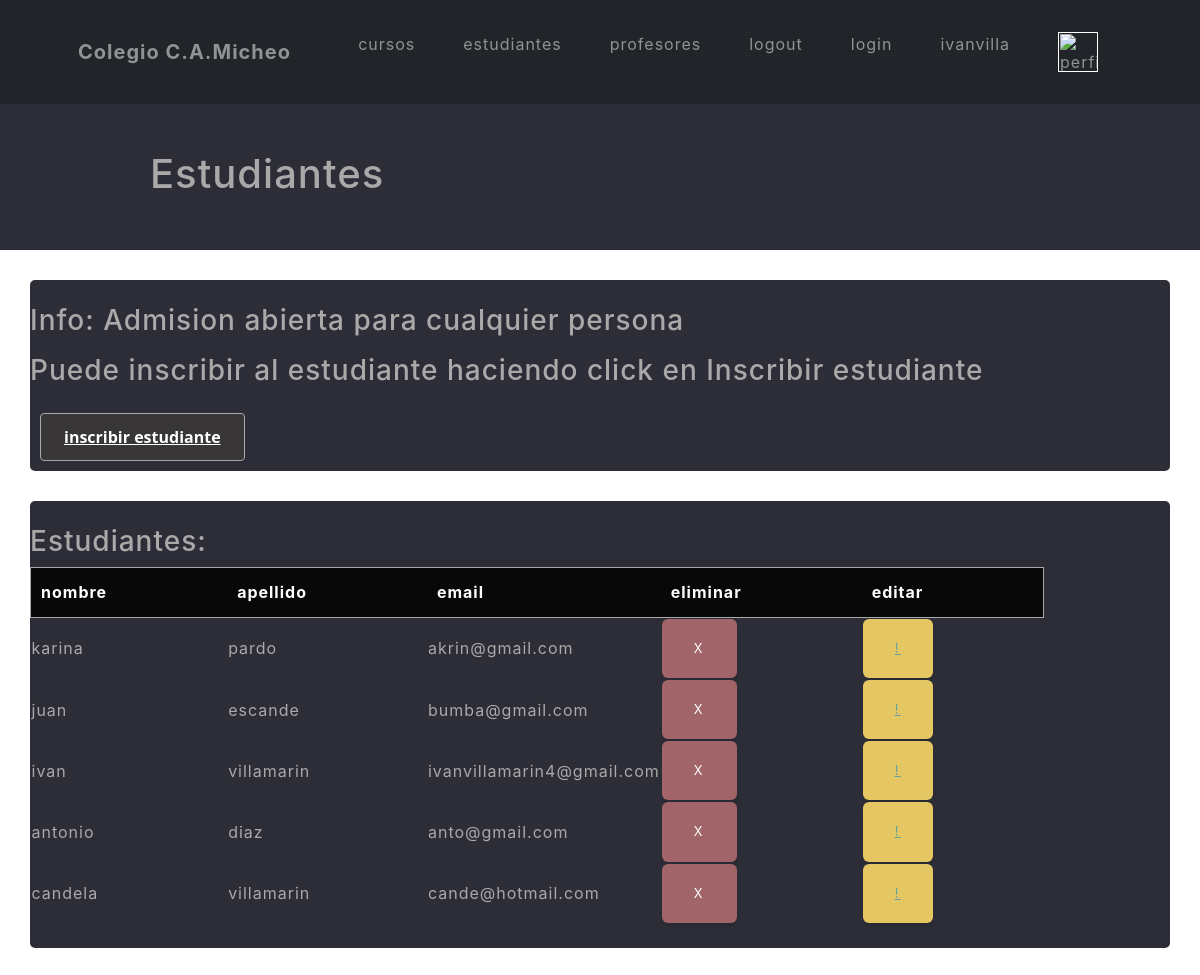
The page /estudiantes (signed in) on the database as committed earlier.
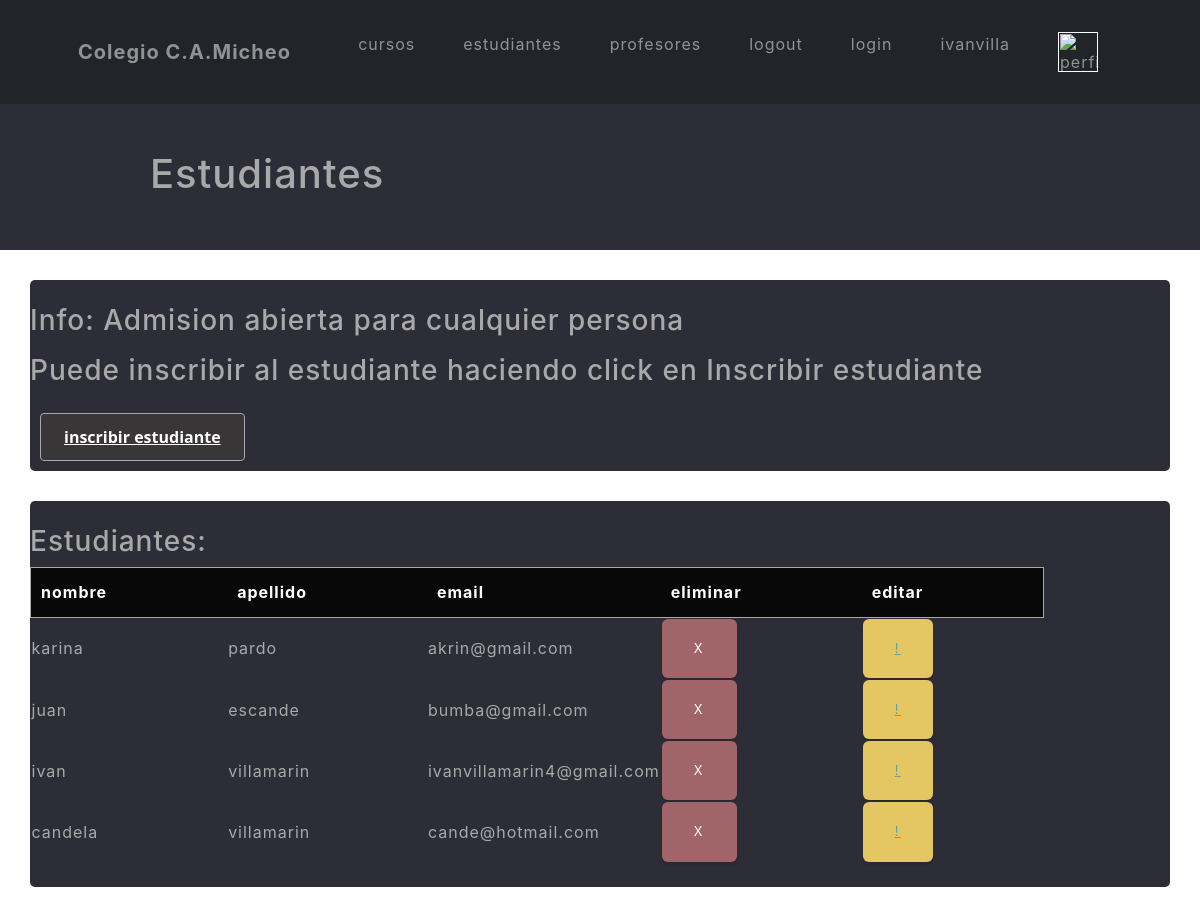
The same page on the database as committed later.
### App/models.py (models this page shows, shortened)
class Estudiante(models.Model):
    nombre = models.CharField(max_length=30)
    apellido = models.CharField(max_length=30)
    email = models.EmailField()

### App/views.py (the view)
# urls.py: path('estudiantes', estudiantes, name="estudiantes"),
@login_required
def estudiantes(request):
    Estudiantes = Estudiante.objects.all()
    return render(request, "App/estudiantes.html", {"Estudiantes":Estudiantes})

### App/templates/App/estudiantes.html (shortened to what this page needs)
<div>
    {% extends "App/inicio.html" %}
    {% load static %}
        {% block contenidoQueCambia %}
        <div class="titulo">
            <h1 style="padding: 150px" >Estudiantes</h1>
        </div>
        <div style="margin: 30px;" style="padding: 40px;" class="info">
            <br>
            <h3><p style="color: darkgray;">Info: Admision abierta para cualquier persona</p></h3>
            <h3> <p style="color: darkgray;" > Puede inscribir al estudiante haciendo click en Inscribir estudiante </p> </h3>
            <button id="bottone5"> <a style="color: white;" href="/App/setEstudiante">inscribir estudiante</a></button>
            <br>
        </div>
        <div class="info" style="margin: 30px;" style="padding: 30px;" >
            <br>
            <h3 style="color: darkgrey;" style="margin: 20px;" >Estudiantes:</h3>
            <table style="color: darkgrey;" id="tablaComp">
                <tr id="tablaEst">
                    <th>nombre</th>
                    <th>apellido</th>
                    <th>email</th>
                    <th>eliminar</th>
                    <th>editar</th>
                </tr>
                    {% for estudiante in Estudiantes %}
                    <tr>
                        <td>{{estudiante.nombre}}</td>
                        <td>{{estudiante.apellido}}</td>
                        <td>{{estudiante.email}}</td>
                        <td><button class="btn btn-danger btnEliminar"><a href="{% url 'eliminarEstudiante' estudiante.nombre %}">X</a></button></td>
                        <td><button class="btn btn-warning btnEditar"><a href="{% url 'editarEstudiante' estudiante.nombre %}">!</a></button></td>
                    </tr>
                    {% endfor %}
            </table>
            <br>
        </div>
        {% endblock %}

### App/templates/App/inicio.html (shortened to what this page needs)
<!DOCTYPE html>
<html lang="en">
<head>
    {% load static %}
    <link href="{% static 'AppEstilos/css/styles.css'%}" rel="stylesheet"/>
    <link href="{% static 'AppEstilos/css/estilo.css'%}" rel="stylesheet"/>
</head>
<body>
    <nav class="navbar navbar-expand-lg fixed-top bg-dark" id="mainNav">
        <div class="container px-4 px-lg-5">
            <a class="navbar-brand" href="#page-top">Colegio C.A.Micheo </a>
            <div class="collapse navbar-collapse" id="navbarResponsive">
                <ul class="navbar-nav ms-auto">
                    <li class="nav-item"><a class="nav-link navText" href="{% url 'cursos' %}">cursos</a></li>
                    <li class="nav-item"><a class="nav-link navText" href="{% url 'estudiantes' %}">estudiantes</a></li>
                    <li class="nav-item"><a class="nav-link navText" href="{% url 'profesores' %}">profesores</a></li>
                    <li class="nav-item"><a class="nav-link navText" href="{% url 'Logout' %}">logout</a></li>
                    <li class="nav-item"><a class="nav-link navText" href="{% url 'login' %}">login</a></li>
                    <li class="nav-item"><a class="nav-link navText" href="{% url 'perfil' %}">{{user.username}}</a></li>
                    <li class="nav-item"><a class="nav-link navText" href=""><img src="{{avatar}}" width="40px" alt="perfil"></a></li>
                </ul>
            </div>
        </div>
    </nav>
    <div class="contenido">
        {% block contenidoQueCambia %}{% endblock %}
    </div>
    <br>
    <br>
    <br>
    <br>
    <br>
    <br>
    <br>
    <br>
</body>
</html>

### App/static/AppEstilos/css/estilo.css (style rules this page uses)
.titulo { background-color: rgb(45, 45, 56); height: 250px; color: darkgray; }
#tablaComp tr th { padding-right: 120px; }
#tablaEst { padding: 120px ; height: 50px; background-color: #080808; border: 1px solid rgb(169,169,169); color: white; border-radius: 3px; padding-right: 10px; }
#tablaEst th { padding: 10px; }
.btnEliminar a { border-radius: 15px !important; color: white !important; text-decoration: none !important; }
.info { background-color: rgb(45, 45, 56) ; margin-left: 30px; border-radius: 5px; }
#bottone5 { margin: 10px; align-items: center; background-color: #383636; border: 1px solid rgb(169, 169, 169); border-radius: .25rem; box-shadow: rgba(0, 0, 0, 0.02) 0 1px 3px 0; box-sizing: border-box; color: rgba(0, 0, 0, 0.85); cursor: pointer; display: inline-flex; font-family: system-ui,-apple-system,system-ui,"Helvetica Neue",Helvetica,Arial,sans-serif; font-size: 16px; font-weight: 600; justify-content: center; line-height: 1.25; min-height: 3rem; padding: calc(.875rem - 1px) calc(1.5rem - 1px); text-decoration: none; transition: all 250ms; user-select: none; -webkit-user-select: none; touch-action: manipulation; vertical-align: baseline; width: auto; }

Rows that differ between the two databases and show on the page:
removed Estudiante: nombre "antonio", apellido "diaz", email "anto@gmail.com"
